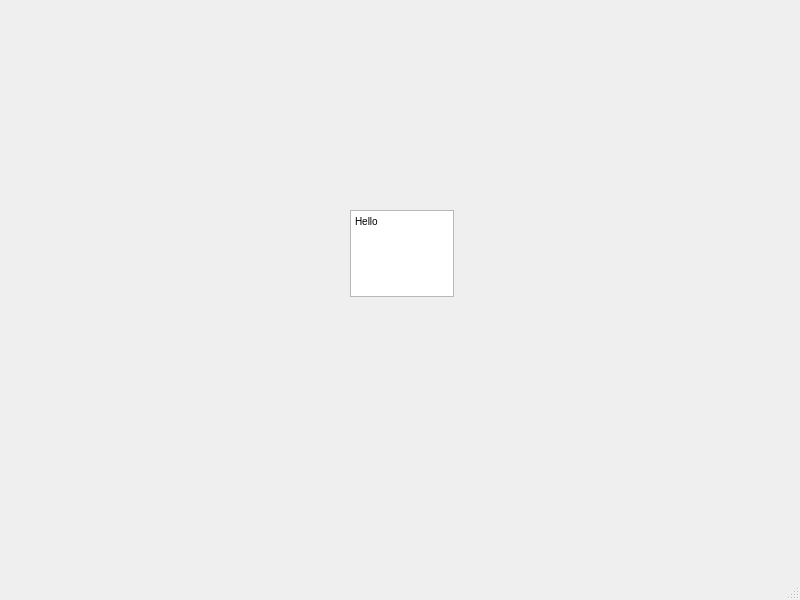
<?xml version="1.0" encoding="UTF-8"?>
<ui version="4.0">
 <class>IntrusiveWindow</class>
 <widget class="QMainWindow" name="IntrusiveWindow">
  <property name="geometry">
   <rect>
    <x>0</x>
    <y>0</y>
    <width>800</width>
    <height>600</height>
   </rect>
  </property>
  <property name="windowTitle">
   <string>MainWindow</string>
  </property>
  <widget class="QWidget" name="centralwidget">
   <widget class="QTextEdit" name="textEdit_2">
    <property name="geometry">
     <rect>
      <x>350</x>
      <y>210</y>
      <width>104</width>
      <height>87</height>
     </rect>
    </property>
    <property name="html">
     <string>&lt;!DOCTYPE HTML PUBLIC &quot;-//W3C//DTD HTML 4.0//EN&quot; &quot;http://www.w3.org/TR/REC-html40/strict.dtd&quot;&gt;
&lt;html&gt;&lt;head&gt;&lt;meta name=&quot;qrichtext&quot; content=&quot;1&quot; /&gt;&lt;style type=&quot;text/css&quot;&gt;
p, li { white-space: pre-wrap; }
&lt;/style&gt;&lt;/head&gt;&lt;body style=&quot; font-family:'MS Shell Dlg 2'; font-size:7.8pt; font-weight:400; font-style:normal;&quot;&gt;
&lt;p style=&quot; margin-top:0px; margin-bottom:0px; margin-left:0px; margin-right:0px; -qt-block-indent:0; text-indent:0px;&quot;&gt;Hello&lt;/p&gt;&lt;/body&gt;&lt;/html&gt;</string>
    </property>
   </widget>
  </widget>
  <widget class="QMenuBar" name="menubar">
   <property name="geometry">
    <rect>
     <x>0</x>
     <y>0</y>
     <width>800</width>
     <height>26</height>
    </rect>
   </property>
  </widget>
  <widget class="QStatusBar" name="statusbar"/>
 </widget>
 <resources/>
 <connections/>
</ui>
